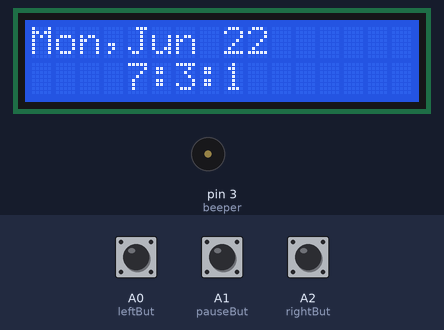
The sketch below on a simulated Arduino Uno, built with avr-gcc and run on an emulated ATmega328P. Parts: 16×2 character LCD, buzzer (waves = sounding). Inputs (shaded band) come from the test bench; at power-on: A1 (pauseBut) LOW, A2 (rightBut) LOW, A0 (leftBut) LOW. Random numbers use the default seed unless the sketch sets one.

Above: at 1.2 s.
1.3 s: A1 (pauseBut) pulsed HIGH 5 times (0.12 s each, 0.3 s apart)
At 2.9 s:
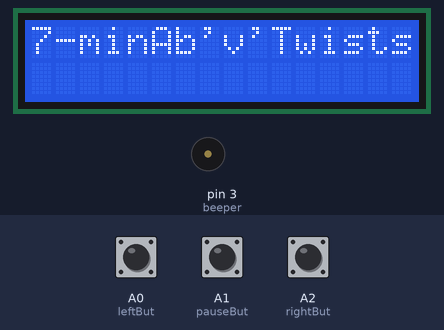
5.8 s: A2 (rightBut) pulled HIGH for 1 s
At 7.1 s:
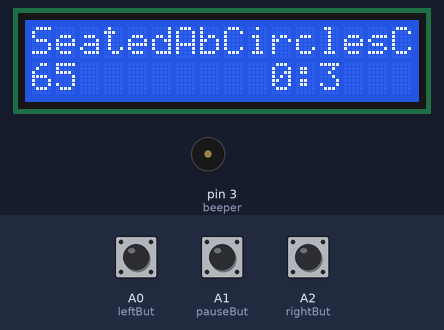
9.8 s: A2 (rightBut) pulled HIGH for 3.2 s
At 11.8 s:
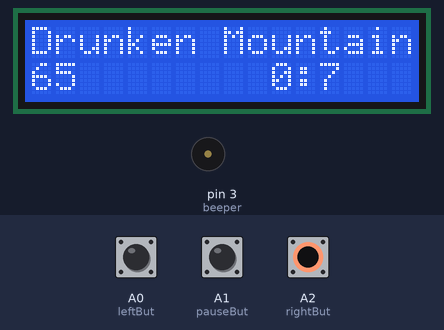
16.0 s: A2 (rightBut) pulled HIGH for 1 s
At 17.8 s:
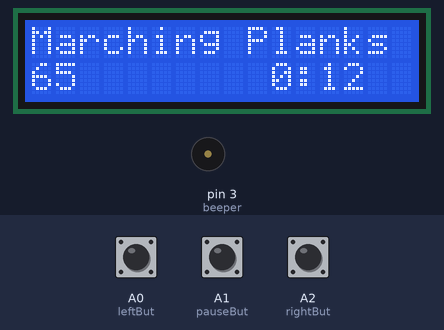
20.0 s: A2 (rightBut) pulled HIGH for 3.2 s
At 21.4 s:
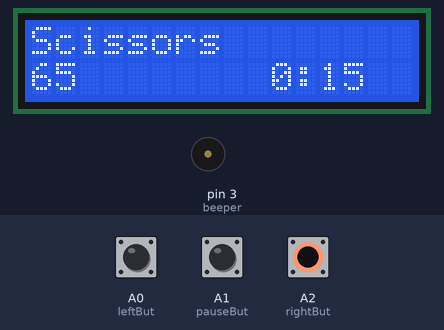
26.2 s: A2 (rightBut) pulled HIGH for 3.2 s
At 27.5 s:
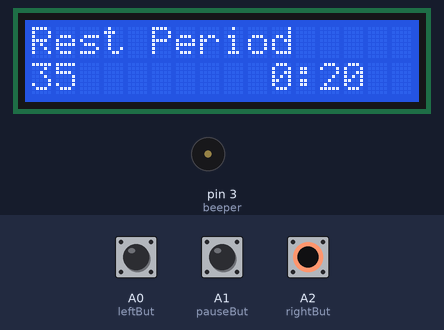
Timing chart, 0 to 32.4 s (numbered marks = the images above; inputs shaded):
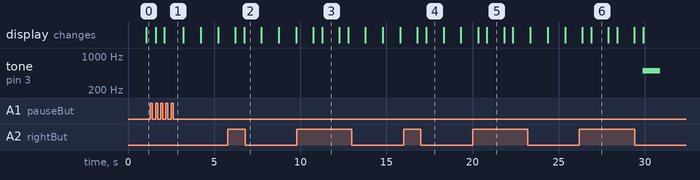

The sketch:

mainWorkoutMachine.ino
```cpp
/*

*/

#include <TimeLib.h>
#include <LiquidCrystal.h>


int
    Day = 22, mnth = 6,  yr = 2020,    hr = 19, min = 03, sec = 0;
int
    rs = 13,
    e = 12,
    d0 = 11,
    d1 = 10,
    d2 = 9,
    d3 = 8,
    d4 = 7,
    d5 = 6,
    d6 = 5,
    d7 = 4,
    beeper = 3,
    leftBut = A0,
    pauseBut = A1,
    rightBut = A2,
    beepDelay = 500,
    beeps = 5,
    alarmMin = 0,
    alarmState = 1
    ;
int rndmNum[8];
unsigned long
  l,p,r,t;
int timerSec = 00;
int timerMin;

int item = 0;
int start, stop;

typedef struct Exercise{
  char* exercise;
  int duration;
};

int routine[4][2] = {{0,10},{10,19},{19,28},{28,34}};
Exercise workout[] =
{{"7-minAb'v'Twists",7},{
  "SeatedAbCirclesCW",60},{"SeatedAbCirclesCCW",60},{"Drunken Mountain Climbers",60},{"Rest Period",30},{"Marching Planks",60},{"Scissors",60},{"Starfish Crunch",30},{"Rest Period",30},{"Russian 'v' Tuck Twists",30},
{"5minAbScissorVup",5},{
  "Figure 8's",30},{"HandsBackRasises",60},{"Twisting Pistons",60},{"Rest Period",30},{"SeatedAbCirclesCW",30},{"SeatedAbCirclesCCW",30},{"Scissor 'v' Ups",60},{"21 Crunch",60},
{"7-minAb WindWipe",7},{
  "Figure 8's",60},{"Windshield Wipers",60},{"Twisting Pistons",60},{"Rest Period",30},{"Starfish Crunch",30},{"Tuck Planks",60},{"UpperCircleCrunches CW",60},{"UpperCircleCrunches CCW",60},
{"5-min NO REST   ",5}, {
  "Halos CW",30},{"Halos CCW",30},{"Butt Twists",60},{"Plank Reachouts",60},{"Chainsaws",60},{"Situp Rollups",60}
};

LiquidCrystal lcd(rs, e, d0, d1, d2, d3, d4, d5, d6, d7);
void setup() {
  pinMode(rs, OUTPUT);
  pinMode(e, OUTPUT);
  pinMode(d0, OUTPUT);
  pinMode(d1, OUTPUT);
  pinMode(d2, OUTPUT);
  pinMode(d3, OUTPUT);
  pinMode(d4, OUTPUT);
  pinMode(d5, OUTPUT);
  pinMode(d6, OUTPUT);
  pinMode(d7, OUTPUT);
  pinMode(beeper, OUTPUT);
  pinMode(pauseBut, INPUT);
  pinMode(leftBut, INPUT);
  pinMode(rightBut, INPUT);
  lcd.begin(16,2);
  setTime(hr,min,sec,Day,mnth,yr);
  randomSeed(analogRead(5));

}

void loop() {

  //Add a clock: Date on cursor(0,0), Time on (0,8).
  displayTime();
  //Add alarm at 7:00.
  while (hourFormat12() == 7 && minute() == alarmMin && alarmState && isAM())
  {
    tone(beeper,300);
    if (digitalRead(pauseBut)){noTone(beeper); alarmState = 0;}
    else if (digitalRead(leftBut) or digitalRead(rightBut)) {noTone(beeper); alarmMin += 30;}
    else if (second() > 25) {noTone(beeper); alarmMin += 30;}
    delay(20);
  }
  //Stop alarm at press of pause button ^
  //Snooze for thirty minutes at press of left or right button ^
  //Display random assortment of characters to memorize for 1 minute:
  while (!alarmState)
  {
    lcd.clear();
    createRandomChar();//Creates and Displays the characters for a minute.
    delay(60000); // Change this to 60,000 when finalized.
    alarmState = 1;
    alarmMin = 0;
    lcd.clear();
    displayTime();
  }
  //Start workout routine when pause button pressed twice within 1000 ms:

  if (digitalRead(pauseBut) && millis() - p < 1000 && millis() - p > 100){
    exercise();
  }
  if (digitalRead(pauseBut)){p = millis();}
  //When Left button pressed twice to reveal the previous random characters:
  revealChar();
  // Reset variables as needed at the end of the day: NO NEED.

}
void displayTime() {
    lcd.setCursor(0,0);
  switch(weekday()) {
    case 1:
        lcd.print("Sun");
        break;
    case 2:
        lcd.print("Mon");
        break;
    case 3:
        lcd.print("Tue");
        break;
    case 4:
        lcd.print("Wed");
        break;
    case 5:
        lcd.print("Thu");
        break;
    case 6:
        lcd.print("Fri");
        break;
    case 7:
        lcd.print("Sat");
        break;
  }
  lcd.print(",");
    switch(month()) {
    case 1:
        lcd.print("Jan");
        break;
    case 2:
        lcd.print("Feb");
        break;
    case 3:
        lcd.print("Mar");
        break;
    case 4:
        lcd.print("Apr");
        break;
    case 5:
        lcd.print("May");
        break;
    case 6:
        lcd.print("Jun");
        break;
    case 7:
        lcd.print("Jul");
        break;
    case 8:
        lcd.print("Aug");
        break;
    case 9:
        lcd.print("Sep");
        break;
    case 10:
        lcd.print("Oct");
        break;
    case 11:
        lcd.print("Nov");
        break;
    case 12:
        lcd.print("Dec");
        break;
  }
  lcd.print(" "); lcd.print(day()); lcd.print("  ");
  lcd.setCursor(4,1);
  lcd.print(hourFormat12()); lcd.print(":");
  lcd.print(minute()); lcd.print(":");
  lcd.print(second()); lcd.print("   ");
}

void createRandomChar() {
  rndmNum[0] = random(0,10);
  lcd.print(rndmNum[0]);
  for (int i = 1; i<9; i++)
  {
    rndmNum[i] = random(65,91);
    delay(20);
    lcd.print((char) rndmNum[i]);
  }
  rndmNum[9] = random(0,10);
  lcd.print(rndmNum[9]);
}

void revealChar() {

    if (digitalRead(leftBut) && millis() - l < 1000 && millis() - l > 100) //Check this before starting timer.
    {
      lcd.clear();
      lcd.print(rndmNum[0]);
      for (int i = 1; i<9; i++)
      {
        lcd.print((char) rndmNum[i]);
        delay(20);
      }
      lcd.print(rndmNum[9]);
      delay(15000);
    }
    if (digitalRead(leftBut)) { // if leftBut is pressed start timer first.
    l = millis();
  }
}

void startEx(int i, char* tempEx, int tempDur){ // temp variables so the original don't get changed.
    while (true) {
      lcd.clear();lcd.home();
      lcd.print(tempEx);
      lcd.setCursor(0,1);
      lcd.print(tempDur--);
      lcd.setCursor(10,1);
      lcd.print(timerMin); lcd.print(":");
      lcd.print(timerSec++);
      if (timerSec == 60) {timerSec = 0; timerMin++;}
      delay(1000); //Wait one sec before incrementing timers.
      if (tempDur < 0) {lcd.clear();tone(beeper,100,500);break;} // exit once workout finishes.
      if (digitalRead(rightBut)) {lcd.clear();break;} // hold for 1 sec to exit.
  }// end while
}

void exercise() {
  lcd.clear();delay(500); // clear to print new stuff; and delay to give time to ease off pauseBut.
  while (true) {

    if(item > 3) {item = 0;} if(item < 0) {item = 3;}// Swipe in a circle.
      lcd.home();
      lcd.print(workout[routine[item][0]].exercise);
    if (digitalRead(rightBut)) {item++; delay(300);}//Less than 300 ms constitutes a press. Move to next workout.
    if (digitalRead(leftBut)) {item--; delay(300);}// move to previous workout.

    if (digitalRead(pauseBut)) {delay(900);
      if (longPress()) {//if 'home button' held for 1 second, exit.
        lcd.clear();
        break;
      }
      else { // else do the selected exersize.

        start = routine[item][0];
        stop = routine[item][1];
        timerMin = 0;
        for (int i = start+1; i<stop;i++)
          {
            startEx(i,workout[i].exercise,workout[i].duration+5); //create temp variables for workouts; +5 seconds for time to get ready.
              delay(500);// give 1/2 second to unpress skip button.
          } //end for.
          tone(beeper,500,1000);
        } // end else.
      }// end main if.
  }//end while.
}// end function.
bool longPress(){
  t = millis();
  while (millis()-t<100){ //if pauseBut is pressed within 100 ms. cuz its unreliable; cant be pressed exactly after 1000 ms.
    if (digitalRead(pauseBut))
    {t=0; return true;}
  }
  t = 0;
  return false;
}
```

Measured:
- after the input at 26.2 s, tone on pin 3 (beeper): silent → 500 Hz after 3.7 s, → silent 1.0 s later
- what the display in image 3 shows lasts 1.0 s, from 11.3 s to 12.3 s
